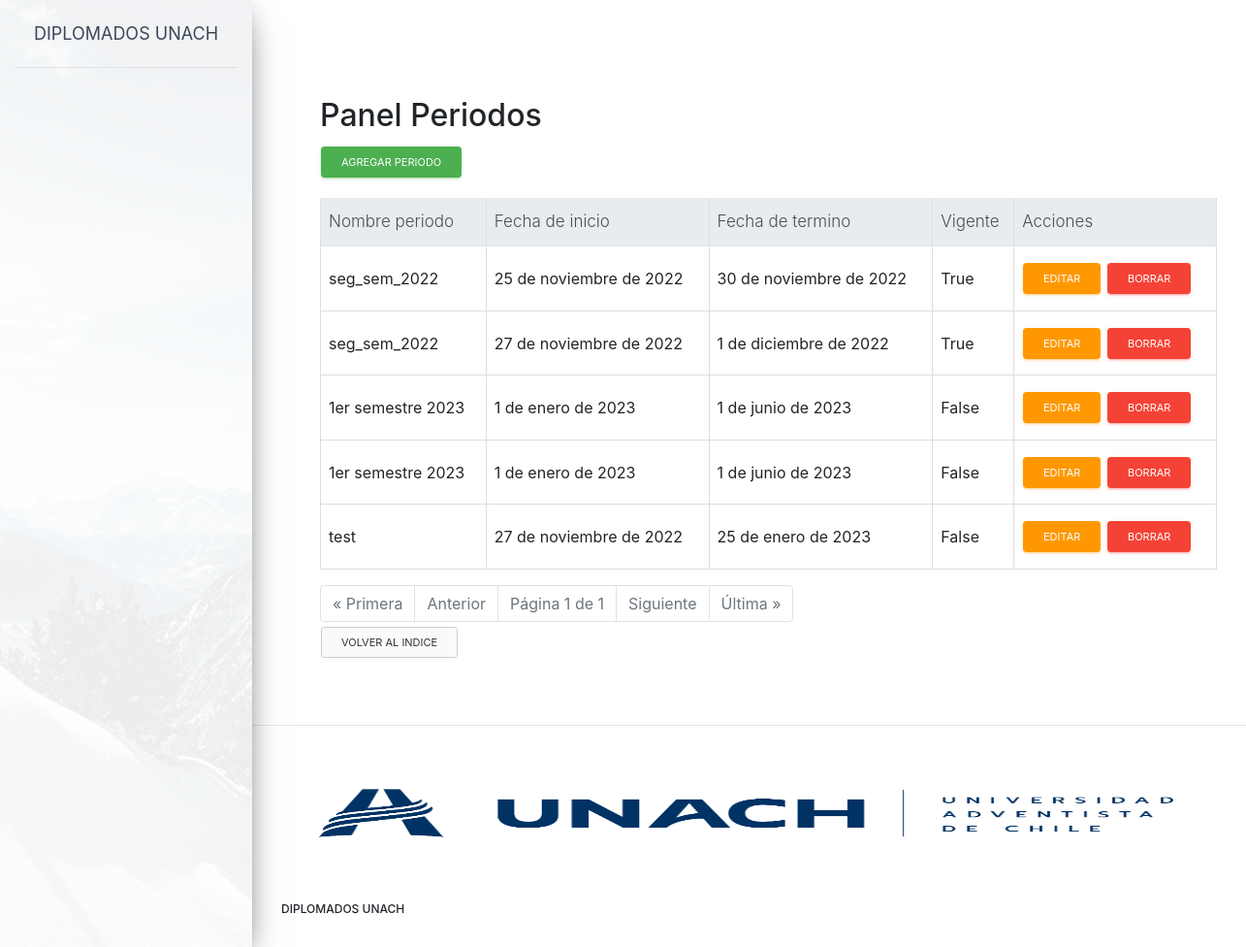
Page /artemis/panel_periodos.html on the committed database.
### artemis/models.py (models this page shows, shortened)
class Periodo(models.Model):
    id = models.AutoField(primary_key=True)
    nombre_periodo = models.CharField(max_length = 20) #ex-primer semestre 2022
    fecha_inicio = models.DateField()
    fecha_termino = models.DateField()
    activo = models.BooleanField(default=False,verbose_name="Vigente")

### artemis/views.py (the view)
# urls.py: path('panel_periodos.html',panel_periodos.as_view(),name = 'panel_periodos'),
class panel_periodos(ListView):
    context_object_name = 'panel_periodos'
    template_name = 'panel_periodos.html'
    paginate_by = 15
    queryset = Periodo.objects.all()
    def get_context_data(self, **kwargs):
        context = super(panel_periodos, self).get_context_data(**kwargs)
        context['Periodo'] = Periodo.objects.all()
        return context

### artemis/templates/panel_periodos.html (shortened to what this page needs)
{% extends "base.html" %}
{% block content %}
<head>
   <link rel="stylesheet" href="https://stackpath.bootstrapcdn.com/bootstrap/4.1.3/css/bootstrap.min.css">
   {% load crispy_forms_tags %}
</head>
<ul>
    <h2>Panel Periodos</h2>
<p>
    <a href="{% url "artemis:new_periodo" %}" class="btn btn-success btn-sm">Agregar periodo</a>
</p>
<div class="table-responsive">
    <table class="table table-hover table table-bordered">
        <thead class="thead-light">
            <tr>
                <th>Nombre periodo</th>
                <th>Fecha de inicio</th>
                <th>Fecha de termino</th>
                <th>Vigente</th>
                <th>Acciones</th>
            </tr>
        </thead>
        <tbody>
            {% for Periodo in object_list %}
            <tr>
                <td>{{ Periodo.nombre_periodo }}</td>
                <td>{{ Periodo.fecha_inicio }}</td>
                <td>{{ Periodo.fecha_termino }}</td>
                <td>{{ Periodo.activo }} </td>
                <td>
                    <a href="{% url "artemis:edit_periodo" Periodo.pk %}" class="btn btn-warning btn-sm">Editar</a>
                    <a href="{% url "artemis:delete_periodo" Periodo.pk %}" class="btn btn-danger btn-sm">Borrar</a>
                </td>
            </tr>
            {% endfor %}
        </tbody>
    </table>
    <div class="pagination">
        <ul class="pagination justify-content-center">
          {% if page_obj.has_previous %}
          <li class="page-item"><a class="page-link" href="?page=1">&laquo; Primera</a></li>
          <li class="page-item"><a class="page-link" href="?page={{ page_obj.previous_page_number }}">Anterior</a></li>
          {% else %}
          <li class="page-item disabled"><span class="page-link">&laquo; Primera</span></li>
          <li class="page-item disabled"><span class="page-link">Anterior</span></li>
          {% endif %}
          <li class="page-item disabled"><span class="page-link">Página {{ page_obj.number }} de {{ page_obj.paginator.num_pages }}</span></li>
          {% if page_obj.has_next %}
          <li class="page-item"><a class="page-link" href="?page={{ page_obj.next_page_number }}">Siguiente</a></li>
          <li class="page-item"><a class="page-link" href="?page={{ page_obj.paginator.num_pages }}">Última &raquo;</a></li>
          {% else %}
          <li class="page-item disabled"><span class="page-link">Siguiente</span></li>
          <li class="page-item disabled"><span class="page-link">Última &raquo;</span></li>
          {% endif %}
      </div>
        <p>
            <a href="{% url "artemis:index" %}" class="btn btn-secondary btn-sm" >Volver al indice</a>
        </p>
    </ul>
    {%endblock content%}

### rows in the picture
Periodo: nombre_periodo "seg_sem_2022", fecha_inicio "25 de noviembre de 2022", fecha_termino "30 de noviembre de 2022", activo "True"
Periodo: nombre_periodo "seg_sem_2022", fecha_inicio "27 de noviembre de 2022", fecha_termino "1 de diciembre de 2022", activo "True"
Periodo: nombre_periodo "1er semestre 2023", fecha_inicio "1 de enero de 2023", fecha_termino "1 de junio de 2023", activo "False"
Periodo: nombre_periodo "1er semestre 2023", fecha_inicio "1 de enero de 2023", fecha_termino "1 de junio de 2023", activo "False"
Periodo: nombre_periodo "test", fecha_inicio "27 de noviembre de 2022", fecha_termino "25 de enero de 2023", activo "False"

### other values in the picture
{{ page_obj.number }} "1"
{{ page_obj.paginator.num_pages }} "1"
